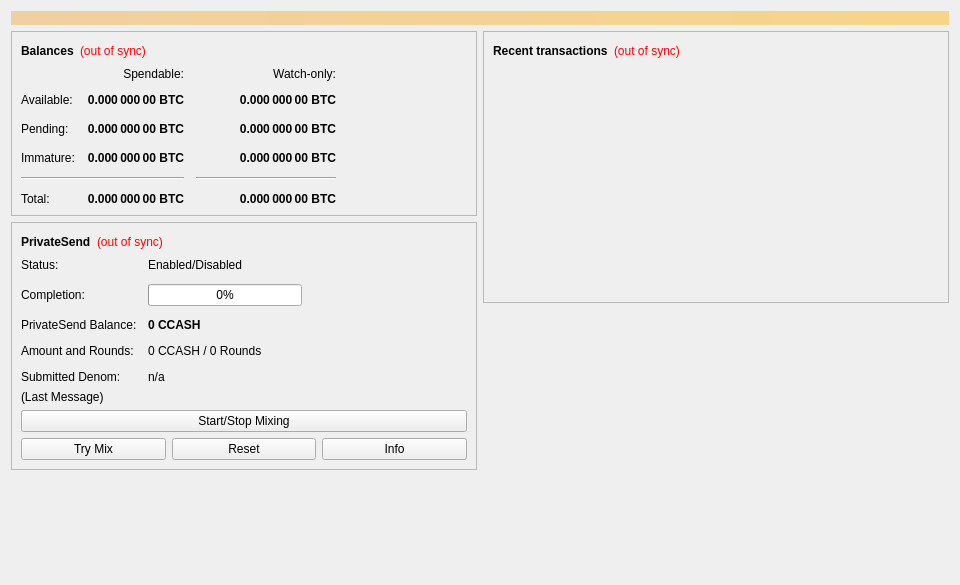
<?xml version="1.0" encoding="UTF-8"?>
<ui version="4.0">
 <class>OverviewPage</class>
 <widget class="QWidget" name="OverviewPage">
  <property name="geometry">
   <rect>
    <x>0</x>
    <y>0</y>
    <width>960</width>
    <height>585</height>
   </rect>
  </property>
  <property name="minimumSize">
   <size>
    <width>960</width>
    <height>0</height>
   </size>
  </property>
  <property name="windowTitle">
   <string>Form</string>
  </property>
  <layout class="QVBoxLayout" name="topLayout">
   <item>
    <widget class="QLabel" name="labelAlerts">
     <property name="visible">
      <bool>false</bool>
     </property>
     <property name="styleSheet">
      <string notr="true">QLabel { background-color: qlineargradient(x1: 0, y1: 0, x2: 1, y2: 0, stop:0 #F0D0A0, stop:1 #F8D488); color:#000000; }</string>
     </property>
     <property name="wordWrap">
      <bool>true</bool>
     </property>
     <property name="margin">
      <number>3</number>
     </property>
     <property name="textInteractionFlags">
      <set>Qt::TextSelectableByMouse</set>
     </property>
    </widget>
   </item>
   <item>
    <layout class="QHBoxLayout" name="horizontalLayout" stretch="1,1">
     <item>
      <layout class="QVBoxLayout" name="verticalLayout_2">
       <item>
        <widget class="QFrame" name="frame">
         <property name="frameShape">
          <enum>QFrame::StyledPanel</enum>
         </property>
         <property name="frameShadow">
          <enum>QFrame::Raised</enum>
         </property>
         <layout class="QVBoxLayout" name="verticalLayout_4">
          <item>
           <layout class="QHBoxLayout" name="horizontalLayout_4">
            <item>
             <widget class="QLabel" name="label_5">
              <property name="font">
               <font>
                <weight>75</weight>
                <bold>true</bold>
               </font>
              </property>
              <property name="text">
               <string>Balances</string>
              </property>
             </widget>
            </item>
            <item>
             <widget class="QLabel" name="labelWalletStatus">
              <property name="toolTip">
               <string>The displayed information may be out of date. Your wallet automatically synchronizes with the ColonyCash network after a connection is established, but this process has not completed yet.</string>
              </property>
              <property name="styleSheet">
               <string notr="true">QLabel { color: red; }</string>
              </property>
              <property name="text">
               <string notr="true">(out of sync)</string>
              </property>
              <property name="alignment">
               <set>Qt::AlignLeading|Qt::AlignLeft|Qt::AlignVCenter</set>
              </property>
             </widget>
            </item>
            <item>
             <spacer name="horizontalSpacer_3">
              <property name="orientation">
               <enum>Qt::Horizontal</enum>
              </property>
              <property name="sizeHint" stdset="0">
               <size>
                <width>40</width>
                <height>20</height>
               </size>
              </property>
             </spacer>
            </item>
           </layout>
          </item>
          <item>
           <layout class="QGridLayout" name="gridLayout">
            <property name="spacing">
             <number>12</number>
            </property>
            <item row="2" column="2">
             <widget class="QLabel" name="labelWatchPending">
              <property name="font">
               <font>
                <weight>75</weight>
                <bold>true</bold>
               </font>
              </property>
              <property name="cursor">
               <cursorShape>IBeamCursor</cursorShape>
              </property>
              <property name="toolTip">
               <string>Unconfirmed transactions to watch-only addresses</string>
              </property>
              <property name="text">
               <string notr="true">0.000 000 00 BTC</string>
              </property>
              <property name="alignment">
               <set>Qt::AlignRight|Qt::AlignTrailing|Qt::AlignVCenter</set>
              </property>
              <property name="textInteractionFlags">
               <set>Qt::LinksAccessibleByMouse|Qt::TextSelectableByKeyboard|Qt::TextSelectableByMouse</set>
              </property>
             </widget>
            </item>
            <item row="2" column="1">
             <widget class="QLabel" name="labelUnconfirmed">
              <property name="font">
               <font>
                <weight>75</weight>
                <bold>true</bold>
               </font>
              </property>
              <property name="cursor">
               <cursorShape>IBeamCursor</cursorShape>
              </property>
              <property name="toolTip">
               <string>Total of transactions that have yet to be confirmed, and do not yet count toward the spendable balance</string>
              </property>
              <property name="text">
               <string notr="true">0.000 000 00 BTC</string>
              </property>
              <property name="alignment">
               <set>Qt::AlignRight|Qt::AlignTrailing|Qt::AlignVCenter</set>
              </property>
              <property name="textInteractionFlags">
               <set>Qt::LinksAccessibleByMouse|Qt::TextSelectableByKeyboard|Qt::TextSelectableByMouse</set>
              </property>
             </widget>
            </item>
            <item row="3" column="2">
             <widget class="QLabel" name="labelWatchImmature">
              <property name="font">
               <font>
                <weight>75</weight>
                <bold>true</bold>
               </font>
              </property>
              <property name="cursor">
               <cursorShape>IBeamCursor</cursorShape>
              </property>
              <property name="toolTip">
               <string>Mined balance in watch-only addresses that has not yet matured</string>
              </property>
              <property name="text">
               <string notr="true">0.000 000 00 BTC</string>
              </property>
              <property name="alignment">
               <set>Qt::AlignRight|Qt::AlignTrailing|Qt::AlignVCenter</set>
              </property>
              <property name="textInteractionFlags">
               <set>Qt::LinksAccessibleByMouse|Qt::TextSelectableByKeyboard|Qt::TextSelectableByMouse</set>
              </property>
             </widget>
            </item>
            <item row="4" column="0" colspan="2">
             <widget class="Line" name="lineSpendableBalance">
              <property name="orientation">
               <enum>Qt::Horizontal</enum>
              </property>
             </widget>
            </item>
            <item row="4" column="2">
             <widget class="Line" name="lineWatchBalance">
              <property name="sizePolicy">
               <sizepolicy hsizetype="Preferred" vsizetype="Fixed">
                <horstretch>0</horstretch>
                <verstretch>0</verstretch>
               </sizepolicy>
              </property>
              <property name="minimumSize">
               <size>
                <width>140</width>
                <height>0</height>
               </size>
              </property>
              <property name="orientation">
               <enum>Qt::Horizontal</enum>
              </property>
             </widget>
            </item>
            <item row="5" column="0">
             <widget class="QLabel" name="labelTotalText">
              <property name="text">
               <string>Total:</string>
              </property>
             </widget>
            </item>
            <item row="3" column="1">
             <widget class="QLabel" name="labelImmature">
              <property name="font">
               <font>
                <weight>75</weight>
                <bold>true</bold>
               </font>
              </property>
              <property name="cursor">
               <cursorShape>IBeamCursor</cursorShape>
              </property>
              <property name="toolTip">
               <string>Mined balance that has not yet matured</string>
              </property>
              <property name="text">
               <string notr="true">0.000 000 00 BTC</string>
              </property>
              <property name="alignment">
               <set>Qt::AlignRight|Qt::AlignTrailing|Qt::AlignVCenter</set>
              </property>
              <property name="textInteractionFlags">
               <set>Qt::LinksAccessibleByMouse|Qt::TextSelectableByKeyboard|Qt::TextSelectableByMouse</set>
              </property>
             </widget>
            </item>
            <item row="2" column="3">
             <spacer name="horizontalSpacer_2">
              <property name="orientation">
               <enum>Qt::Horizontal</enum>
              </property>
              <property name="sizeHint" stdset="0">
               <size>
                <width>40</width>
                <height>20</height>
               </size>
              </property>
             </spacer>
            </item>
            <item row="3" column="0">
             <widget class="QLabel" name="labelImmatureText">
              <property name="text">
               <string>Immature:</string>
              </property>
             </widget>
            </item>
            <item row="5" column="1">
             <widget class="QLabel" name="labelTotal">
              <property name="font">
               <font>
                <weight>75</weight>
                <bold>true</bold>
               </font>
              </property>
              <property name="cursor">
               <cursorShape>IBeamCursor</cursorShape>
              </property>
              <property name="toolTip">
               <string>Your current total balance</string>
              </property>
              <property name="text">
               <string notr="true">0.000 000 00 BTC</string>
              </property>
              <property name="alignment">
               <set>Qt::AlignRight|Qt::AlignTrailing|Qt::AlignVCenter</set>
              </property>
              <property name="textInteractionFlags">
               <set>Qt::LinksAccessibleByMouse|Qt::TextSelectableByKeyboard|Qt::TextSelectableByMouse</set>
              </property>
             </widget>
            </item>
            <item row="5" column="2">
             <widget class="QLabel" name="labelWatchTotal">
              <property name="font">
               <font>
                <weight>75</weight>
                <bold>true</bold>
               </font>
              </property>
              <property name="cursor">
               <cursorShape>IBeamCursor</cursorShape>
              </property>
              <property name="toolTip">
               <string>Current total balance in watch-only addresses</string>
              </property>
              <property name="text">
               <string notr="true">0.000 000 00 BTC</string>
              </property>
              <property name="alignment">
               <set>Qt::AlignRight|Qt::AlignTrailing|Qt::AlignVCenter</set>
              </property>
              <property name="textInteractionFlags">
               <set>Qt::LinksAccessibleByMouse|Qt::TextSelectableByKeyboard|Qt::TextSelectableByMouse</set>
              </property>
             </widget>
            </item>
            <item row="0" column="2">
             <widget class="QLabel" name="labelWatchonly">
              <property name="text">
               <string>Watch-only:</string>
              </property>
              <property name="alignment">
               <set>Qt::AlignRight|Qt::AlignTrailing|Qt::AlignVCenter</set>
              </property>
             </widget>
            </item>
            <item row="1" column="0">
             <widget class="QLabel" name="labelBalanceText">
              <property name="text">
               <string>Available:</string>
              </property>
             </widget>
            </item>
            <item row="1" column="1">
             <widget class="QLabel" name="labelBalance">
              <property name="font">
               <font>
                <weight>75</weight>
                <bold>true</bold>
               </font>
              </property>
              <property name="cursor">
               <cursorShape>IBeamCursor</cursorShape>
              </property>
              <property name="toolTip">
               <string>Your current spendable balance</string>
              </property>
              <property name="text">
               <string notr="true">0.000 000 00 BTC</string>
              </property>
              <property name="alignment">
               <set>Qt::AlignRight|Qt::AlignTrailing|Qt::AlignVCenter</set>
              </property>
              <property name="textInteractionFlags">
               <set>Qt::LinksAccessibleByMouse|Qt::TextSelectableByKeyboard|Qt::TextSelectableByMouse</set>
              </property>
             </widget>
            </item>
            <item row="1" column="2">
             <widget class="QLabel" name="labelWatchAvailable">
              <property name="font">
               <font>
                <weight>75</weight>
                <bold>true</bold>
               </font>
              </property>
              <property name="cursor">
               <cursorShape>IBeamCursor</cursorShape>
              </property>
              <property name="toolTip">
               <string>Your current balance in watch-only addresses</string>
              </property>
              <property name="text">
               <string notr="true">0.000 000 00 BTC</string>
              </property>
              <property name="alignment">
               <set>Qt::AlignRight|Qt::AlignTrailing|Qt::AlignVCenter</set>
              </property>
              <property name="textInteractionFlags">
               <set>Qt::LinksAccessibleByMouse|Qt::TextSelectableByKeyboard|Qt::TextSelectableByMouse</set>
              </property>
             </widget>
            </item>
            <item row="2" column="0">
             <widget class="QLabel" name="labelPendingText">
              <property name="text">
               <string>Pending:</string>
              </property>
             </widget>
            </item>
            <item row="0" column="1">
             <widget class="QLabel" name="labelSpendable">
              <property name="text">
               <string>Spendable:</string>
              </property>
              <property name="alignment">
               <set>Qt::AlignRight|Qt::AlignTrailing|Qt::AlignVCenter</set>
              </property>
             </widget>
            </item>
           </layout>
          </item>
         </layout>
        </widget>
       </item>
       <item>
        <widget class="QFrame" name="framePrivateSend">
         <property name="layoutDirection">
          <enum>Qt::LeftToRight</enum>
         </property>
         <property name="frameShape">
          <enum>QFrame::StyledPanel</enum>
         </property>
         <property name="frameShadow">
          <enum>QFrame::Raised</enum>
         </property>
         <layout class="QVBoxLayout" name="VerticalLayout_PS1">
          <item>
           <layout class="QHBoxLayout" name="horizontalLayout_5">
            <item>
             <widget class="QLabel" name="labelPrivateSendHeader">
              <property name="font">
               <font>
                <weight>75</weight>
                <bold>true</bold>
               </font>
              </property>
              <property name="text">
               <string>PrivateSend</string>
              </property>
             </widget>
            </item>
            <item>
             <widget class="QLabel" name="labelPrivateSendSyncStatus">
              <property name="toolTip">
               <string>The displayed information may be out of date. Your wallet automatically synchronizes with the ColonyCash network after a connection is established, but this process has not completed yet.</string>
              </property>
              <property name="styleSheet">
               <string notr="true">QLabel { color: red; }</string>
              </property>
              <property name="text">
               <string notr="true">(out of sync)</string>
              </property>
              <property name="alignment">
               <set>Qt::AlignLeading|Qt::AlignLeft|Qt::AlignVCenter</set>
              </property>
             </widget>
            </item>
            <item>
             <spacer name="horizontalSpacer_4">
              <property name="orientation">
               <enum>Qt::Horizontal</enum>
              </property>
              <property name="sizeHint" stdset="0">
               <size>
                <width>40</width>
                <height>20</height>
               </size>
              </property>
             </spacer>
            </item>
           </layout>
          </item>
          <item>
           <layout class="QFormLayout" name="privateSendFormLayout">
            <property name="fieldGrowthPolicy">
             <enum>QFormLayout::AllNonFixedFieldsGrow</enum>
            </property>
            <property name="horizontalSpacing">
             <number>11</number>
            </property>
            <property name="verticalSpacing">
             <number>12</number>
            </property>
            <item row="0" column="0">
             <widget class="QLabel" name="labelPrivateSendEnabledText">
              <property name="text">
               <string>Status:</string>
              </property>
             </widget>
            </item>
            <item row="0" column="1">
             <widget class="QLabel" name="labelPrivateSendEnabled">
              <property name="text">
               <string>Enabled/Disabled</string>
              </property>
             </widget>
            </item>
            <item row="1" column="0">
             <widget class="QLabel" name="labelCompletitionText">
              <property name="text">
               <string>Completion:</string>
              </property>
             </widget>
            </item>
            <item row="1" column="1">
             <widget class="QProgressBar" name="privateSendProgress">
              <property name="maximumSize">
               <size>
                <width>154</width>
                <height>16777215</height>
               </size>
              </property>
              <property name="value">
               <number>0</number>
              </property>
             </widget>
            </item>
            <item row="2" column="0">
             <widget class="QLabel" name="labelAnonymizedText">
              <property name="text">
               <string>PrivateSend Balance:</string>
              </property>
             </widget>
            </item>
            <item row="2" column="1">
             <widget class="QLabel" name="labelAnonymized">
              <property name="font">
               <font>
                <weight>75</weight>
                <bold>true</bold>
               </font>
              </property>
              <property name="text">
               <string notr="true">0 CCASH</string>
              </property>
             </widget>
            </item>
            <item row="3" column="0">
             <widget class="QLabel" name="labelAmountAndRoundsText">
              <property name="text">
               <string>Amount and Rounds:</string>
              </property>
             </widget>
            </item>
            <item row="3" column="1">
             <widget class="QLabel" name="labelAmountRounds">
              <property name="text">
               <string>0 CCASH / 0 Rounds</string>
              </property>
             </widget>
            </item>
            <item row="4" column="0">
             <widget class="QLabel" name="labelSubmittedDenomText">
              <property name="text">
               <string>Submitted Denom:</string>
              </property>
             </widget>
            </item>
            <item row="4" column="1">
             <widget class="QLabel" name="labelSubmittedDenom">
              <property name="toolTip">
               <string>The denominations you submitted to the Masternode.&lt;br&gt;To mix, other users must submit the exact same denominations.</string>
              </property>
              <property name="text">
               <string>n/a</string>
              </property>
             </widget>
            </item>
           </layout>
          </item>
          <item>
           <layout class="QVBoxLayout" name="VerticalLayout_PS">
            <item>
             <widget class="QLabel" name="labelPrivateSendLastMessage">
              <property name="text">
               <string>(Last Message)</string>
              </property>
              <property name="alignment">
               <set>Qt::AlignLeading|Qt::AlignLeft|Qt::AlignTop</set>
              </property>
              <property name="wordWrap">
               <bool>true</bool>
              </property>
             </widget>
            </item>
            <item>
             <widget class="QPushButton" name="togglePrivateSend">
              <property name="sizePolicy">
               <sizepolicy hsizetype="MinimumExpanding" vsizetype="Fixed">
                <horstretch>0</horstretch>
                <verstretch>0</verstretch>
               </sizepolicy>
              </property>
              <property name="text">
               <string>Start/Stop Mixing</string>
              </property>
             </widget>
            </item>
            <item>
             <layout class="QHBoxLayout" name="horizontalLayout_debugbuttons">
              <item>
               <widget class="QPushButton" name="privateSendAuto">
                <property name="sizePolicy">
                 <sizepolicy hsizetype="MinimumExpanding" vsizetype="Fixed">
                  <horstretch>0</horstretch>
                  <verstretch>0</verstretch>
                 </sizepolicy>
                </property>
                <property name="toolTip">
                 <string>Try to manually submit a PrivateSend request.</string>
                </property>
                <property name="text">
                 <string>Try Mix</string>
                </property>
               </widget>
              </item>
              <item>
               <widget class="QPushButton" name="privateSendReset">
                <property name="sizePolicy">
                 <sizepolicy hsizetype="MinimumExpanding" vsizetype="Fixed">
                  <horstretch>0</horstretch>
                  <verstretch>0</verstretch>
                 </sizepolicy>
                </property>
                <property name="toolTip">
                 <string>Reset the current status of PrivateSend (can interrupt PrivateSend if it's in the process of Mixing, which can cost you money!)</string>
                </property>
                <property name="autoFillBackground">
                 <bool>false</bool>
                </property>
                <property name="text">
                 <string>Reset</string>
                </property>
               </widget>
              </item>
              <item>
               <widget class="QPushButton" name="privateSendInfo">
                <property name="sizePolicy">
                 <sizepolicy hsizetype="MinimumExpanding" vsizetype="Fixed">
                  <horstretch>0</horstretch>
                  <verstretch>0</verstretch>
                 </sizepolicy>
                </property>
                <property name="toolTip">
                 <string>Information about PrivateSend and Mixing</string>
                </property>
                <property name="text">
                 <string>Info</string>
                </property>
               </widget>
              </item>
             </layout>
            </item>
           </layout>
          </item>
         </layout>
        </widget>
       </item>
       <item>
        <spacer name="verticalSpacer">
         <property name="orientation">
          <enum>Qt::Vertical</enum>
         </property>
         <property name="sizeHint" stdset="0">
          <size>
           <width>20</width>
           <height>40</height>
          </size>
         </property>
        </spacer>
       </item>
      </layout>
     </item>
     <item>
      <layout class="QVBoxLayout" name="verticalLayout_3">
       <item>
        <widget class="QFrame" name="frame_2">
         <property name="frameShape">
          <enum>QFrame::StyledPanel</enum>
         </property>
         <property name="frameShadow">
          <enum>QFrame::Raised</enum>
         </property>
         <layout class="QVBoxLayout" name="verticalLayout">
          <item>
           <layout class="QHBoxLayout" name="horizontalLayout_2">
            <item>
             <widget class="QLabel" name="label_4">
              <property name="font">
               <font>
                <weight>75</weight>
                <bold>true</bold>
               </font>
              </property>
              <property name="text">
               <string>Recent transactions</string>
              </property>
             </widget>
            </item>
            <item>
             <widget class="QLabel" name="labelTransactionsStatus">
              <property name="toolTip">
               <string>The displayed information may be out of date. Your wallet automatically synchronizes with the ColonyCash network after a connection is established, but this process has not completed yet.</string>
              </property>
              <property name="styleSheet">
               <string notr="true">QLabel { color: red; }</string>
              </property>
              <property name="text">
               <string notr="true">(out of sync)</string>
              </property>
              <property name="alignment">
               <set>Qt::AlignLeading|Qt::AlignLeft|Qt::AlignVCenter</set>
              </property>
             </widget>
            </item>
            <item>
             <spacer name="horizontalSpacer">
              <property name="orientation">
               <enum>Qt::Horizontal</enum>
              </property>
              <property name="sizeHint" stdset="0">
               <size>
                <width>40</width>
                <height>20</height>
               </size>
              </property>
             </spacer>
            </item>
           </layout>
          </item>
          <item>
           <widget class="QListView" name="listTransactions">
            <property name="styleSheet">
             <string notr="true">QListView { background: transparent; }</string>
            </property>
            <property name="frameShape">
             <enum>QFrame::NoFrame</enum>
            </property>
            <property name="verticalScrollBarPolicy">
             <enum>Qt::ScrollBarAlwaysOff</enum>
            </property>
            <property name="horizontalScrollBarPolicy">
             <enum>Qt::ScrollBarAlwaysOff</enum>
            </property>
            <property name="selectionMode">
             <enum>QAbstractItemView::NoSelection</enum>
            </property>
           </widget>
          </item>
         </layout>
        </widget>
       </item>
       <item>
        <spacer name="verticalSpacer_2">
         <property name="orientation">
          <enum>Qt::Vertical</enum>
         </property>
         <property name="sizeHint" stdset="0">
          <size>
           <width>20</width>
           <height>40</height>
          </size>
         </property>
        </spacer>
       </item>
      </layout>
     </item>
    </layout>
   </item>
  </layout>
 </widget>
 <resources/>
 <connections/>
</ui>
